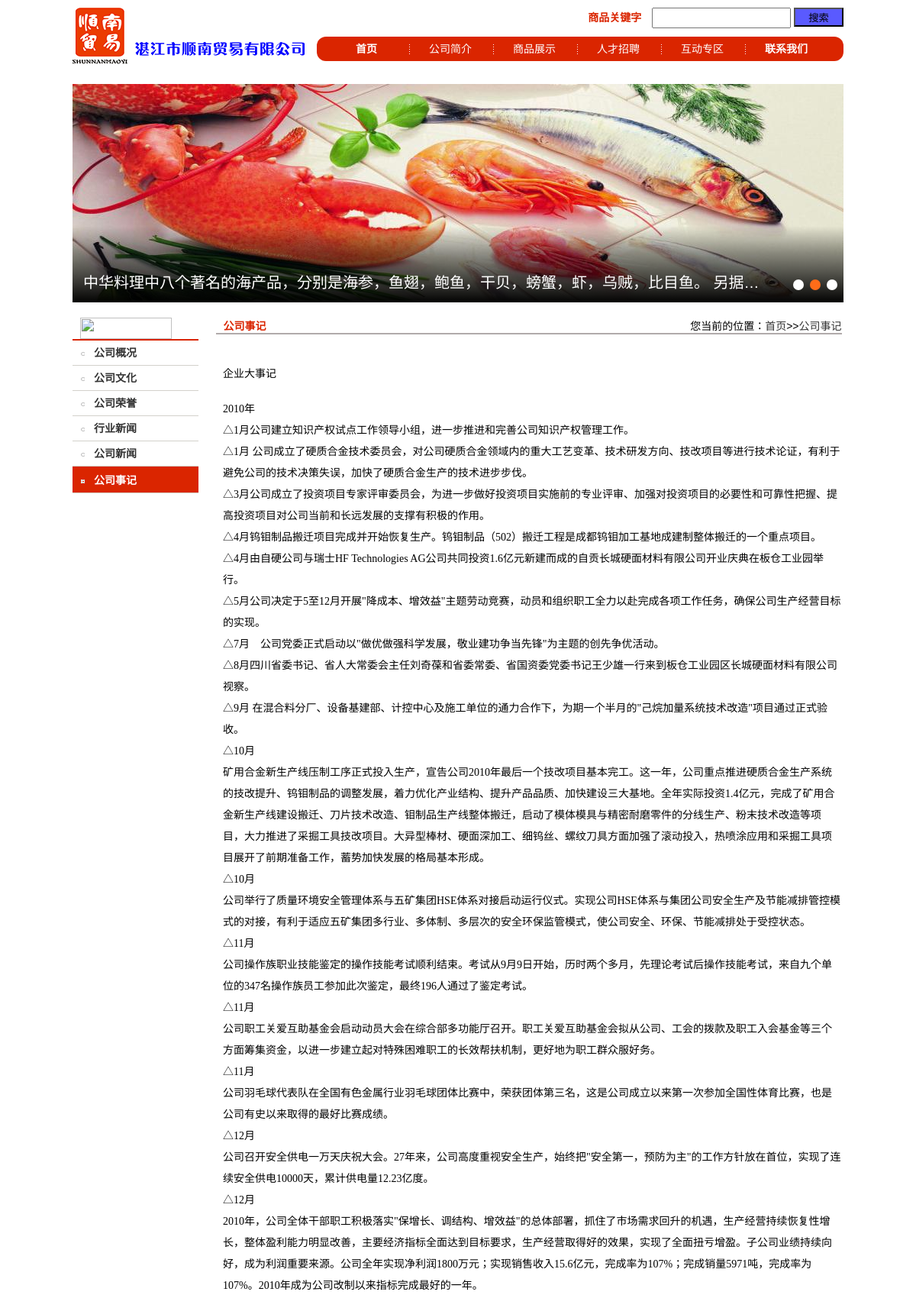
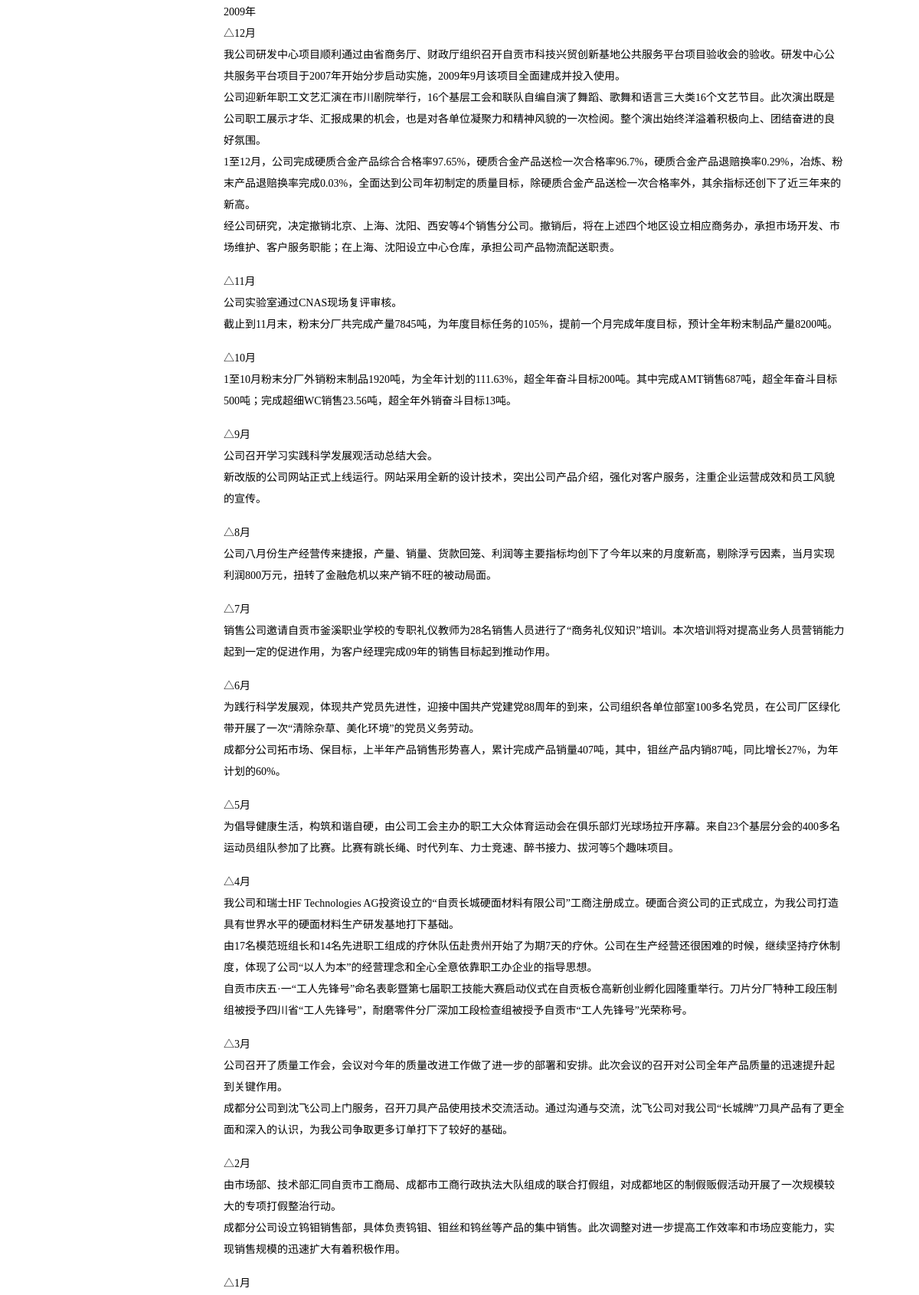
Page /pc/gonsieven.php (upper part) on the committed database (2 pictures, top to bottom).
### tables this page shows
CREATE TABLE IF NOT EXISTS `album` (
  `id` int(10) unsigned NOT NULL AUTO_INCREMENT,
  `pid` int(10) unsigned NOT NULL,
  `jid` int(10) unsigned NOT NULL,
  `sid` int(10) unsigned NOT NULL,
  `albumPath` varchar(50) NOT NULL,
  `time` date NOT NULL,
  PRIMARY KEY (`id`)
);

CREATE TABLE IF NOT EXISTS `jdtuku` (
  `id` int(10) unsigned NOT NULL AUTO_INCREMENT,
  `title` varchar(50) NOT NULL,
  `tuku` varchar(50) NOT NULL,
  `href` varchar(50) NOT NULL,
  `status` varchar(50) NOT NULL DEFAULT '是',
  `time` date NOT NULL,
  PRIMARY KEY (`id`)
);

CREATE TABLE IF NOT EXISTS `gonsieven` (
  `id` int(10) unsigned NOT NULL AUTO_INCREMENT,
  `content` text NOT NULL,
  PRIMARY KEY (`id`)
);

### lib/mysql.func.php (called while the page is built, shortened)
<?php
function fetchAll($sql,$result_type=MYSQL_ASSOC){
	$result=mysql_query($sql);
	while(@$row=mysql_fetch_array($result,$result_type)){
		$rows[]=$row;
	}
	return $rows;
}

### core/Jdtuku.inc.php (called while the page is built, shortened)
<?php
function getAllImgByJdtukuId($id){
	$sql="select a.albumPath from album a where jid={$id} order by time desc limit 1";
	$rows=fetchAll($sql);
	return $rows;
}

### pc/top.php (the view, shortened to what this page needs)
<?php
  require_once '../include.php';
?>
	<div class="header">
  	<div class="logo">
      	<span class="logo_1"><img src="images/logo.gif" width="72" height="74" /></span>
        <span class="logo_2"><img src="images/ziti_03.gif" width="224" height="18" /></span>
    </div>
    <div class="header_right">
    	<p>
        <span class="header_ziti">商品关键字</span>
      	<input name="商品关键字" type="text" style="width:162px; height:23px;" value=""  class="search"  id="search">
        <input name="搜索" type="submit" value="搜索" style="background-color:#5a5aff;width:65px; height:25px;" onclick="search()" />
      </p>
      <div id="menu">
  				<ul>
             <li id="m_1" class='m_li_a qw'><a href="index.php" target="_blank">首页</a></li>
            <li id="m_2" class='m_li' onmouseover='mover(2);' onmouseout='mout(2);'><a href="gonsi.php" target="_blank">公司简介</a></li>
            <li id="m_3" class='m_li' onmouseover='mover(3);' onmouseout='mout(3);'><a href="shangpinall.php" target="_blank">商品展示</a></li>
            <li id="m_4" class='m_li' onmouseover='mover(4);' onmouseout='mout(4);'><a href="rencai.php" target="_blank">人才招聘</a></li>
            <li id="m_5" class='m_li' onmouseover='mover(5);' onmouseout='mout(5);'><a href="hudon.php" target="_blank">互动专区</a></li>
            <li id="m_6" class='m_li_a'><a href="me.php" target="_blank">联系我们</a></li>
          </ul>
		  </div>
      <div  id="as" class="as">
        <ul class="smenu">
  			</ul>
	    </div>
    </div>
  </div>
  <div class="banner-img">
    <div class="sliderBox fl" id="sliderIndex">
        <ul class="picBox">
          <?php
            $sql="select * from jdtuku where status like '%是%' order by time desc limit 0,5";
             if($sql){
              $rows=fetchAll($sql);
            }
            else{
              echo "对不起，没有相关的图片";
            }
          ?>
            <?php foreach($rows as $row):?>
            <li>
                <a href="<?php echo $row['href']; ?>" target="_blank">
                <?php
                  $proImgs=getAllImgByJdtukuId($row['id']);
                  foreach($proImgs as $img):
                ?>
                  <img src="../Jdtuku/<?php echo $img['albumPath'];?>" alt="<?php echo $row['title']; ?>"/>
                   <?php endforeach;?>
                </a>
                <i class="it-text-cover"></i>
                <div class="txtBox">
                    <a href="<?php echo $row['href']; ?>" class="text-hide"><?php echo $row['title']; ?></a>
                </div>
            </li>
            <?php  endforeach;?>
        </ul>
        <ul class="hd"></ul>
    </div>
  </div>

### pc/gonsieven.php (shortened to what this page needs)
<!DOCTYPE html PUBLIC "-//W3C//DTD XHTML 1.0 Transitional//EN" "http://www.w3.org/TR/xhtml1/DTD/xhtml1-transitional.dtd">
<html xmlns="http://www.w3.org/1999/xhtml">
<head>
<link href="style/base.css" rel="stylesheet" type="text/css" />
<link href="style/gonsi.css" rel="stylesheet" type="text/css" />
</head>
<body>
	<body>
    <?php include("top.php");?>
<div class="gonsi_3">
	<div class="gonsi_3_left">
		<p><img src="images/gonsi_1.gif" width="120" height="28" style="margin-left:10px;" /></p>
        <ul>
        	 <li  id="gs_1" class='gs_li ' ><a href="gonsi.php"><img src="images/gonsi_2.gif" />公司概况</a></li>
             <li  id="gs_2" class='gs_li '  ><a href="gonsiwenhua.php"><img src="images/gonsi_2.gif" />公司文化</a></li>
             <li  id="gs_3" class='gs_li ' ><a href="gonsironyi.php"><img src="images/gonsi_2.gif" />公司荣誉</a></li>
             <li  id="gs_4" class='gs_li '><a href="gonsishunnan.php"><img src="images/gonsi_2.gif" />行业新闻</a></li>
             <li  id="gs_5" class='gs_li '><a href="gonsicuxiao.php"><img src="images/gonsi_2.gif"  />公司新闻</a></li>
             <li  id="gs_6" class='gs_li gs_li1'><a href="gonsieven.php"><img src="images/gonsi_2.gif"   />公司事记</a></li>
        </ul>
    </div>
    <div class="gonsi_3_right">
     	<div class="gonsi3_right">
        	<span class="gonsi3_right1">公司事记</span>
            <span class="gonsi3_right2">您当前的位置：<a href="index.php">首页</a>>><a href="gonsieven.php">公司事记</a></span>
        </div>
        <div class="gonsi3_right3">
        	 <?php
                $sql=mysql_query("select * from gonsieven");
                $gonsieven=mysql_fetch_array($sql);
                if($gonsieven){
                  do{
              ?>
              <p>
                  <?php echo $gonsieven['content'];?>
              </p>
              <?php
                  }while($gonsieven=mysql_fetch_array($sql));
                  }else{
                  ?>
                    <h3>对不起，没有相关信息</h3>
                  <?php
            }
            ?>
        </div>
    </div>
   </div>
</body>
</html>
</body>
</html>

### pc/style/base.css (style rules this page uses)
* { margin:0 auto; padding:0; }
ul li { list-style-type:none; }
a { color: #333333; text-decoration: none; border:none; }
body { width:1010px; height:auto; margin-top:10px; color: #000; font-family: "Microsoft YaHei", "微软雅黑", Verdana, Arial, sans-serif, "Times New Roman", "宋体"; font-size:14px; }
.fl,.f-fl { float:left; display:inline; }
.search { width: 140px; height: 30px; line-height: 30px\9; padding: 0 8px; }
.header { display: block; width: 1010px; height: 100px; text-align:center; }
.header .logo { float: left; padding-right: 24px; position: absolute; }
.header_ziti { color:#da2500; margin-right:10px; font-size:14px; font-weight:bold; }
.logo span { display: block; position:relative; float: left; margin-right: 10px; }
.logo .logo_2 { display: block; margin-top: 45px; position: relative; }
.header_right { float: right; }
.header_right p { float:right; }
#menu { width:690px; height:32px; margin-top:38px; background-color:#da2500; border-radius:12px; text-align:center; }
#menu ul { margin:auto; width:670px; height:32px; list-style-type:none; padding:0px; margin-top:0px; margin-bottom:0px; }
.m_li { float:left; width:114px; line-height:32px; text-align:center; margin-right:-2px; margin-left:-2px; }
.m_li a { display:block; color:#FFFFFF; width:114px; background:url(../images/line1.gif) no-repeat right center; }
.m_li_a { float:left; width:114px; line-height:32px; text-align:center; padding-top:3px; font-weight:bold; position:relative; height:32px; margin-top:-3px; margin-right:-2px; margin-left:-2px; }
.m_li_a a { display:block; color:#FFFFFF; width:114px; }
.qw a { background:url(../images/line1.gif) no-repeat right center; }
.as { height:30px; width:680px; }
.smenu { width:680px; margin:0px auto 0px auto; padding:0px; list-style-type:none; height:30px; }
img { border:none; }
.banner-img { width:1010px; height:286px; overflow:hidden; position:relative; z-index:1; text-align:center; }
.sliderBox { position:relative; width:1010px; }
.sliderBox .picBox { width:1010px; height:286px; }
.sliderBox .picBox li { position:relative; width:1010px; height:286px; }
.sliderBox .picBox li img, .sliderBox .picBox .img-hover { width:1010px; height:286px; }
.sliderBox .txtBox { position:absolute; bottom:0; left:0; width:100%; height:100px; line-height:148px; text-indent:1em; overflow:hidden; }
.sliderBox .txtBox a { display:block; padding-right: 100px; font-size:20px; color:#fff; }
.sliderBox .hd { position:absolute; bottom:16px; right:0; }
.it-text-cover { background: -moz-linear-gradient(top,rgba(0,0,0,0) 0,rgba(0,0,0,.4) 35%,rgba(0,0,0,.99) 100%); background: -webkit-gradient(linear,left top,left bottom,color-stop(0%,rgba(0,0,0,0)),color-stop(35%,rgba(0,0,0,.4)),color-stop(100%,rgba(0,0,0,.99))); background: -webkit-linear-gradient(top,rgba(0,0,0,0) 0,rgba(0,0,0,.4) 35%,rgba(0,0,0,.99) 100%); background: linear-gradient(to bottom,rgba(0,0,0,0) 0,rgba(0,0,0,.4) 35%,rgba(0,0,0,.99) 100%); background-repeat: repeat-x; background-position: center bottom; filter: progid:DXImageTransform.Microsoft.gradient(startColorstr='#00000000',endColorstr='#000000',GradientType=0); position: absolute; width: 100%; height: 100px; bottom: 0; left: 0; }
.text_hide, .text-hide { display: block; overflow: hidden; white-space: nowrap; text-overflow: ellipsis; }
* { -moz-transition: color 300ms, background-color 300ms; -webkit-transition: color 300ms, background-color 300ms; -o-transition: color 300ms, background-color 300ms; transition: color 300ms, background-color 300ms; }

### rows in the picture
jdtuku: title "中华料理中八个著名的海产品，分别是海参，鱼翅，鲍鱼，干贝，螃蟹，虾，乌贼，比目鱼。 另据…"
album: albumPath (picture)
gonsieven: content "企业大事记 2010年 △1月公司建立知识产权试点工作领导小组，进一步推进和完善公司知识产权 管理工作。 △1月 公司成立了硬质合金技术委员会，对公司硬质合金领域内的重大工艺变革、技术研发方向、技改项目等进行技术论证，有利于避免公司的技术决策失误，加快了硬质合金生产的技术进步步伐。 △3月公司成立了投资项目专家评审委员会，为进一步做好投资项目实施前的专业评审、加强对投资项目的必要性和可靠性把握、提高投资项目对公司当前和长远发展的支撑有积极的作用。 △4月钨钼制品搬迁项目完成并开始恢复生产。钨钼制品（502）搬迁工程是成都钨钼加工基地成建制整体搬迁的一个重点项目。 △4月由自硬公司与瑞士HF Technologies AG公司共同投资1.6亿元新建而成的自贡长城硬面材料有限公司开业庆典在板仓工业园举行。 △5月公司决定于5至12月开展\"降成本、增效益\"主题劳动竞赛，动员和组织职工全力以赴完成各项工作任务，确保公司生产经营目标的实现。 △7月 公司党委正式启动以\"做优做强科学发展，敬业建功争当先锋\"为主题的创先争优活动。 △8月四川省委书记、省人大常委会主任刘奇葆和省委常委、省国资委党委书记王少雄一行来到板仓工业园区长城硬面材料有限公司视察。 △9月 在混合料分厂、设备基建部、计控中心及施工单位的通力合作下，为期一个半月的\"己烷加量系统技术改造\"项目通过正式验收。 △10月…"
